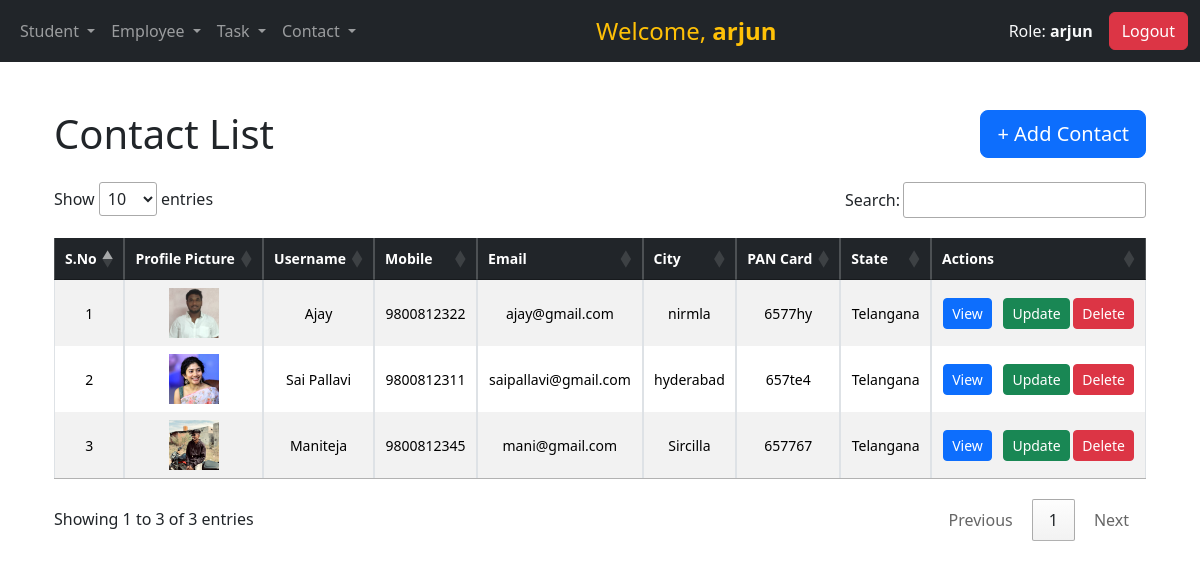
Page /operations-list/ (signed in) on the committed database.
### operations/models.py (models this page shows, shortened)
class Contact(models.Model):
    username = models.CharField(max_length=100)
    mobile = models.CharField(max_length=15)
    email = models.CharField(max_length=50,null=True,blank=True)
    city = models.CharField(max_length=15,null=True,blank=True)
    pancard = models.CharField(max_length=20,null=True,blank=True)
    state = models.CharField(max_length=15,null=True,blank=True)
    serial_number = models.PositiveIntegerField(default=0)
    profile_picture = models.ImageField(upload_to='contact_pictures/', blank=True, null=True)  # Add this line

### operations/views.py (the view)
# urls.py: path('operations-list/',login_required(views.operations_list),name='operations_list'),
def operations_list(request):
    contacts = Contact.objects.all()  # Query to get all contacts records
    return render(request, 'contacts/operations-list.html', {'contacts': contacts})

### operations/templates/contacts/operations-list.html (shortened to what this page needs)
{% extends 'base.html' %}
{% block content %}
    <div class="container mt-5">
        <div class="d-flex justify-content-between align-items-center mb-4">
            <h1 class="mb-0">Contact List</h1>
            <a href="{% url 'operations' %}" class="btn btn-primary btn-lg">+ Add Contact</a>
        </div>
        <div class="table-responsive">
            <table id="contactTable" class="table table-striped table-sm table-bordered align-middle mb-3">
                <thead class="table-dark">
                    <tr class="text-center small">
                        <th>S.No</th>
                        <th>Profile Picture</th>
                        <th>Username</th>
                        <th>Mobile</th>
                        <th>Email</th>
                        <th>City</th>
                        <th>PAN Card</th>
                        <th>State</th>
                        <th>Actions</th>
                    </tr>
                </thead>
                <tbody>
                    {% for contact in contacts %}
                        <tr class="text-center small">
                            <td>{{ forloop.counter }}</td>
                            <td>
                                {% if contact.profile_picture %}
                                    <img src="{{ contact.profile_picture.url }}" alt="Profile Picture" style="width: 50px; height: 50px; object-fit: cover;">
                                {% else %}
                                    <img src="https://cdn-icons-png.flaticon.com/512/847/847969.png" alt="Default Icon" style="width: 50px; height: 50px; object-fit: cover;">
                                {% endif %}
                            </td>
                            <td>{{ contact.username }}</td>
                            <td>{{ contact.mobile }}</td>
                            <td>{{ contact.email }}</td>
                            <td>{{ contact.city }}</td>
                            <td>{{ contact.pancard }}</td>
                            <td>{{ contact.state }}</td>
                            <td>
                                <a href="{% url 'view_operation' contact.id %}" class="btn btn-primary btn-sm me-2">View</a>
                                <a href="{% url 'update_contact' contact.id %}" class="btn btn-success btn-sm">Update</a>
                                <a href="{% url 'delete_operations' contact.id %}" class="btn btn-danger btn-sm" onclick="return confirm('Are you sure you want to delete this contact?');">Delete</a>
                            </td>
                        </tr>
                    {% empty %}
                        <tr>
                            <td colspan="8" class="text-center text-muted">No contact data available.</td>
                        </tr>
                    {% endfor %}
                </tbody>
            </table>
        </div>
    </div>
    <link rel="stylesheet" href="https://cdn.datatables.net/1.13.5/css/jquery.dataTables.min.css">
{% endblock %}

### operations/templates/base.html (shortened to what this page needs)
<!DOCTYPE html>
<html lang="en">
<head>
  {% load static %}
  <link href="https://cdn.jsdelivr.net/npm/bootstrap@5.3.3/dist/css/bootstrap.min.css" rel="stylesheet">
  <link rel="stylesheet" href="{% static 'styles.css' %}">
</head>
<body>
  <nav
  class="navbar navbar-expand-sm navbar-dark
  {% if request.session.user_role == 'staff' %}light-green
  {% elif request.session.user_role == 'student' %}light-yellow
  {% elif request.session.user_role == 'employee' %}light-blue
  {% else %}bg-dark{% endif %}">
    <div class="container-fluid">
      <ul class="navbar-nav">
        <li class="nav-item dropdown">
          {% if request.session.user_role != "employee" %}
          <a class="nav-link dropdown-toggle" href="#" role="button" data-bs-toggle="dropdown" aria-expanded="false">
            Student
          </a>
          {% endif %}
        </li>
        {% if request.session.user_role != "student" %}
        <li class="nav-item dropdown">
          <a class="nav-link dropdown-toggle" href="#" role="button" data-bs-toggle="dropdown" aria-expanded="false">
            Employee
          </a>
        </li>
        {% endif %}
        <li class="nav-item dropdown">
          <a class="nav-link dropdown-toggle" href="#" role="button" data-bs-toggle="dropdown" aria-expanded="false">
            Task
          </a>
        </li>
        <li class="nav-item dropdown">
          <a class="nav-link dropdown-toggle" href="#" role="button" data-bs-toggle="dropdown" aria-expanded="false">
            Contact
          </a>
        </li>
      </ul>
      <div class="mx-auto text-warning text-warning-highlight">
        Welcome, <strong>{{ request.session.user_name }}</strong>
      </div>
      <div class="d-flex align-items-center">
        <span class="navbar-text text-light me-3">
          Role: <strong>{{ request.session.user_role }}</strong>
        </span>
        <form method="post" action="{% url 'logout' %}">
          <button class="btn btn-danger" type="submit">Logout</button>
        </form>
      </div>
    </div>
  </nav>
<div class="container mt-4">
  {% block content %}{% endblock %}
</div>
</body>
</html>

### operations/static/styles.css (style rules this page uses)
.text-warning-highlight { font-size: 1.5rem; padding: 5px 10px; border-radius: 5px; }

### rows in the picture
Contact: profile_picture (picture), username "Ajay", mobile "9800812322", email "ajay@gmail.com", city "nirmla", pancard "6577hy", state "Telangana"
Contact: profile_picture (picture), username "Sai Pallavi", mobile "9800812311", email "saipallavi@gmail.com", city "hyderabad", pancard "657te4", state "Telangana"
Contact: profile_picture (picture), username "Maniteja", mobile "9800812345", email "mani@gmail.com", city "Sircilla", pancard "657767", state "Telangana"

### other values in the picture
{{ request.session.user_name }} "arjun"
{{ request.session.user_role }} "arjun"
